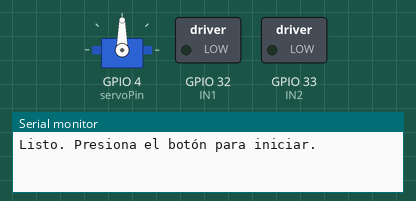
The sketch below on a simulated ESP32. Shown: servo, switched loads named in the sketch (green lamp = pin HIGH), the last lines printed to the serial monitor.

Above: at 0.6 s.
At 17.5 s:
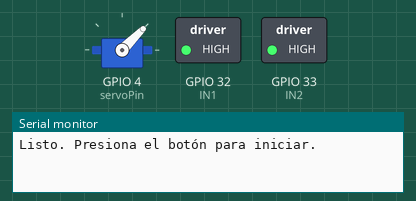
At 37.7 s:
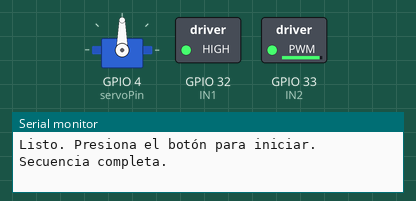
Timing chart, 0 to 40.0 s (numbered marks = the images above):
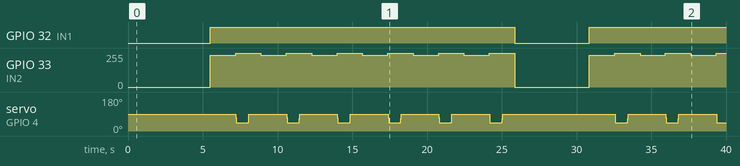

Measured:
- by itself, GPIO 32 (IN1): LOW → HIGH at 5.5 s, → LOW 20.4 s later, → HIGH 5.0 s later
- by itself, GPIO 33 (IN2): 0/255 → 240/255 at 5.5 s, → 255/255 1.7 s later, → 240/255 1.7 s later, → 255/255 1.7 s later, … (19 changes in this stretch)

The sketch:

open_challengev1.ino
```cpp
#include <ESP32Servo.h>

// === Pines Servo ===
Servo myServo;
const int servoPin = 4;

// === Pines Motor DRV8871 ===
const int IN1 = 32;
const int IN2 = 33;

// === Pin del push button ===
const int buttonPin = 25; // Cambia al GPIO que uses
int lastButtonState = HIGH;
int buttonState;

// === Funciones motor ===
void motorAvanzar(int velocidad) {
  digitalWrite(IN1, HIGH);
  analogWrite(IN2, velocidad);
}

void motorStop() {
  analogWrite(IN2, 0);
  digitalWrite(IN1, LOW);
}

// === Funciones servo ===
void girar() {
  for (int pos = 90; pos >= 45; pos--) {
    myServo.write(pos);
    motorAvanzar(255);
    delay(1);
  }
}

void enderezar() {
  for (int pos = 45; pos <= 90; pos++) {
    myServo.write(pos);
    motorAvanzar(255);
    delay(1);
  }
}

// === Ejecutar secuencias ===
  // === Secuencia 1 ===


void setup() {
  Serial.begin(115200);

  myServo.attach(servoPin);
  myServo.write(90);
  delay(500);

  pinMode(IN1, OUTPUT);
  pinMode(IN2, OUTPUT);

  pinMode(buttonPin, INPUT_PULLUP); // Botón entre GPIO y GND

  Serial.println("Listo. Presiona el botón para iniciar.");
}

void loop() {

  delay(5000);
 motorAvanzar(240);
  delay(1700);
  girar();
  delay(800);
  enderezar();
  delay(800);

  // === Secuencia 2 ===
  motorAvanzar(240);
  delay(1700);
  girar();
  delay(800);
  enderezar();
  delay(800);

  // === Secuencia 3 ===
  motorAvanzar(240);
  delay(1700);
  girar();
  delay(800);
  enderezar();
  delay(800);

  // === Secuencia 4 ===
  motorAvanzar(240);
  delay(1700);
  girar();
  delay(800);
  enderezar();
  delay(800);

  // === Secuencia 5 ===
  motorAvanzar(240);
  delay(1700);
  girar();
  delay(800);
  enderezar();
  delay(800);

  // === Secuencia 6 ===
  motorAvanzar(240);
  delay(1700);
  girar();
  delay(800);
  enderezar();
  delay(800);

  motorStop();
  Serial.println("Secuencia completa.");
}
```
